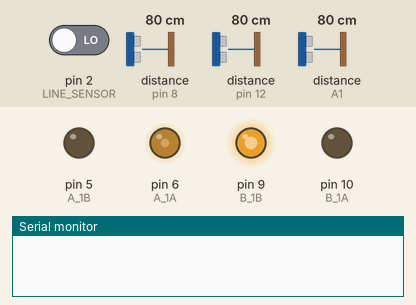
This sketch was run on a simulated Arduino Uno, built with avr-gcc and run on an emulated ATmega328P. Parts: output pins drawn as LEDs (lit = HIGH), the last lines printed to the serial monitor. Wiring (inferred from the names in the program): 3 × ultrasonic range finder: trigger pin 7, echo pin 8 / trigger pin 11, echo pin 12 / trigger A0, echo A1. The test bench sets the inputs (shaded band); at power-on: distance to the obstacle (sensors on pin 12, pin 8, A1) 80 cm, pin 2 (LINE_SENSOR) LOW. The echo pulse lasts 58.3 µs per cm; pins used as bus, display or sensor lines are not drawn.

Above: at 1.2 s.
1.3 s: distance to the obstacle (sensor on pin 12) set to 25 cm
2.8 s: distance to the obstacle (sensor on pin 12) set to 21 cm
At 3.7 s:
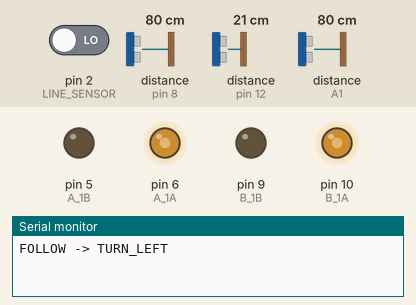
4.3 s: pin 2 (LINE_SENSOR) driven HIGH
At 5.0 s:
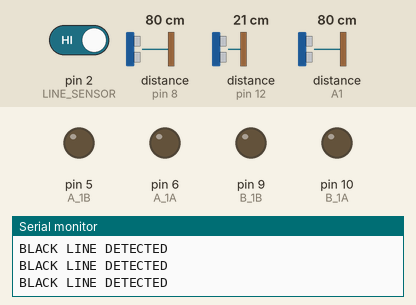
Timing chart, 0 to 7.3 s (numbered marks = the images above; inputs shaded):
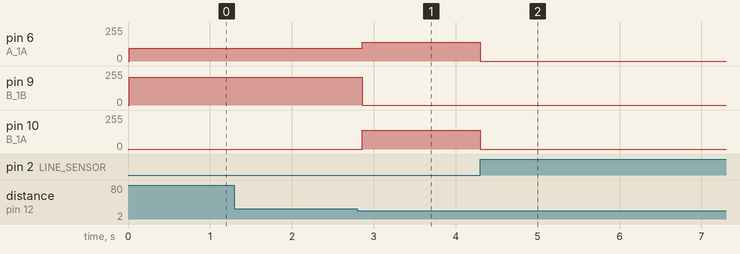

Measured:
- the behaviour switches between 23 and 22 cm on distance to the obstacle (sensor on pin 12) (found by bisection; images 0 and 1)
- after the input at 1.3 s, every drawn part: stays the same
- after the input at 2.8 s, pin 6 (A_1A): 97/255 → 140/255 after 0.06 s; pin 9 (B_1B): 210/255 → 0/255 after 0.06 s; pin 10 (B_1A): 0/255 → 140/255 after 0.06 s
- after the input at 4.3 s, pin 6 (A_1A), pin 10 (B_1A): 140/255 → 0/255 at once

The sketch:

follow_wall_c.ino
```cpp
#include <math.h>

// Line sensor
const int LINE_SENSOR = 2;


// motor pins

const int A_1B = 5;
const int A_1A = 6;
const int B_1B = 9;
const int B_1A = 10;

//ultrasonic

// Front sensor

const int FRONT_TRIG = 11;
const int FRONT_ECHO = 12;

// Front-right sensor

const int FR_TRIG = 7;
const int FR_ECHO = 8;

// Back-right sensor

const int BR_TRIG = A0;
const int BR_ECHO = A1;

//state machine

enum State
{
  FOLLOW_WALL,
  TURN_LEFT,
  // TURN_RIGHT,
  STOPPED
};

State currentState = FOLLOW_WALL;


//control params

const float DESIRED_DISTANCE = 15.0;     // cm

const float SENSOR_SPACING = 13.0;       // distance between FR and BR in cm


const float KP = 15.0;
const float KI = 0.05;

float integral = 0.0;

const int WINDOW_SIZE = 3;

float frontWindow[WINDOW_SIZE] = {100,100,100};
float frWindow[WINDOW_SIZE] = {15,15,15};
float brWindow[WINDOW_SIZE] = {15,15,15};

float frontFiltered = 100.0;
float frFiltered = 15.0;
float brFiltered = 15.0;

int windowIndex = 0;

unsigned long previousTime = 0;


//helper
float readUltrasonic(int trigPin, int echoPin)
{
  digitalWrite(trigPin, LOW);
  delayMicroseconds(2);

  digitalWrite(trigPin, HIGH);
  delayMicroseconds(10);

  digitalWrite(trigPin, LOW);

  long duration = pulseIn(echoPin, HIGH, 30000);

  if(duration == 0)
    return -1.0;

  float distance =
    duration * 0.0343 / 2.0;

  return distance;
}

float movingAverage(
  float raw,
  float window[]
)
{
  if(raw < 0)
  {
    float sum = 0;

    for(int i = 0; i < WINDOW_SIZE; i++)
      sum += window[i];

    return sum / WINDOW_SIZE;
  }

  window[windowIndex] = raw;

  float sum = 0;

  for(int i = 0; i < WINDOW_SIZE; i++)
  {
    sum += window[i];
  }

  return sum / WINDOW_SIZE;
}


//make motors move
//left and right are lowkey backwards since we wired them backwards after switching motors but we already demo'd so im not changing the code and pins
void setMotorSpeed(int leftSpeed, int rightSpeed)
{
  // //offsets for different quality motors


  leftSpeed = constrain(leftSpeed, -255, 255);
  rightSpeed = constrain(rightSpeed, -255, 255);

  // LEFT MOTOR

  if(leftSpeed >= 0)
  {
    analogWrite(A_1B, 0);
    analogWrite(A_1A, leftSpeed);
  }
  else
  {
    analogWrite(A_1A, 0);
    analogWrite(A_1B, -leftSpeed);
  }

  // RIGHT MOTOR

  if(rightSpeed >= 0)
  {
    analogWrite(B_1B, rightSpeed);
    analogWrite(B_1A, 0);
  }
  else
  {
    analogWrite(B_1B, 0);
    analogWrite(B_1A, -rightSpeed);
  }
}

void stopRobot()
{
  setMotorSpeed(0,0);
}

void turnLeftInPlace()
{
  setMotorSpeed(140,-140);
}

void turnRight()
{
  setMotorSpeed(-125,125);
}

void reverseRobot()
{
  setMotorSpeed(-100,-100);
}


//pi for wall following
void wallFollowControl(
  float frontRight,
  float backRight)
{
  unsigned long now = millis();

  float dt =
    (now - previousTime) / 1000.0;

  previousTime = now;

  if(dt <= 0)
    dt = 0.01;

  //dis est

  float wallDistance =
    (frontRight + backRight) / 2.0;


// heading est
  float theta =
    atan(
      (frontRight - backRight)
      / SENSOR_SPACING
    );


//errors
  float distanceError =
    DESIRED_DISTANCE - wallDistance;

  float headingError =
    -theta;


// combined error
  float error =
    distanceError +
    (10.0 * headingError);


//pi
  integral += error * dt;

  integral =
    constrain(integral,-50,50);

  float control =
    KP * error +
    KI * integral;

  //motors

  const int BASE_SPEED = 130;
  const int MIN_SPEED = 97;

  int controlLimit = 80;

  control = constrain(
    control,
    -controlLimit,
    controlLimit
  );

  int leftMotor =
    BASE_SPEED + control;

  int rightMotor =
    BASE_SPEED - control;

  leftMotor =
    constrain(
      leftMotor,
      MIN_SPEED,
      255
    );

  rightMotor =
    constrain(
      rightMotor,
      MIN_SPEED,
      255
    );

  // Serial.print(" Control: ");
  // Serial.print(control);

  // Serial.print(" L: ");
  // Serial.print(leftMotor);

  // Serial.print(" R: ");
  // Serial.println(rightMotor);

  setMotorSpeed(
    leftMotor,
    rightMotor
  );
}

// setup

void setup()
{
  Serial.begin(9600);
  pinMode(LINE_SENSOR, INPUT);

  pinMode(A_1B, OUTPUT);
  pinMode(A_1A, OUTPUT);
  pinMode(B_1B, OUTPUT);
  pinMode(B_1A, OUTPUT);

  pinMode(FRONT_TRIG, OUTPUT);
  pinMode(FRONT_ECHO, INPUT);

  pinMode(FR_TRIG, OUTPUT);
  pinMode(FR_ECHO, INPUT);

  pinMode(BR_TRIG, OUTPUT);
  pinMode(BR_ECHO, INPUT);

  previousTime = millis();
}


//loop
void loop()
{
  // Read sensors one at a time to reduce interference

  float frontDist =
    readUltrasonic(FRONT_TRIG, FRONT_ECHO);


  float frontRight =
    readUltrasonic(FR_TRIG, FR_ECHO);


  float backRight =
    readUltrasonic(BR_TRIG, BR_ECHO);

  frontFiltered =
  movingAverage(
    frontDist,
    frontWindow
  );

frFiltered =
  movingAverage(
    frontRight,
    frWindow
  );

brFiltered =
  movingAverage(
    backRight,
    brWindow
  );

windowIndex =
  (windowIndex + 1)
  % WINDOW_SIZE;

  //------------------------------------------------

//   Serial.print("Front: ");
//   Serial.print(frontDist);

//   Serial.print(" FR: ");
//   Serial.print(frontRight);

//   Serial.print(" BR: ");
//   Serial.println(backRight);


//   Serial.print("Front: ");
// Serial.print(frontFiltered);

// Serial.print(" FR: ");
// Serial.print(frFiltered);

// Serial.print(" BR: ");
// Serial.println(brFiltered);

  if(digitalRead(LINE_SENSOR) == HIGH)
  {
    currentState = STOPPED;
  }

  //------------------------------------------------

  switch(currentState)
  {

    // follow wall


    case FOLLOW_WALL:
    {
      wallFollowControl(
        frFiltered,
        brFiltered
      );

      //left turn

      if(frontFiltered < 22)
      {
        currentState = TURN_LEFT;

        Serial.println(
          "FOLLOW -> TURN_LEFT"
        );
      }

      // right turn

      // else if(
      //   frontRight > 40 &&
      //   backRight > 40 &&
      //   frontDist > 40
      // )
      // {
      //   currentState = TURN_RIGHT;

      //   Serial.println(
      //     "FOLLOW -> TURN_RIGHT"
      //   );
      // }

      break;
    }


    // left corner

    case TURN_LEFT:
    {
      turnLeftInPlace();

      if(
        frFiltered < 30 &&
        brFiltered < 30 &&
        frontFiltered > 40
      )
      {
        stopRobot();

        currentState = FOLLOW_WALL;

        Serial.println(
          "TURN_LEFT -> FOLLOW"
        );
      }

      break;
    }

    case STOPPED:
{
    stopRobot();

    Serial.println("BLACK LINE DETECTED");

    break;
}


    // rigth corner

    // case TURN_RIGHT:
    // {
    //   turnRight();

    //   if(
    //     frontRight < 30 ||
    //     backRight < 30
    //   )
    //   {
    //     stopRobot();

    //     currentState = FOLLOW_WALL;

    //     Serial.println(
    //       "TURN_RIGHT -> FOLLOW"
    //     );
    //   }

    //   break;
    // }
  }
}
```
